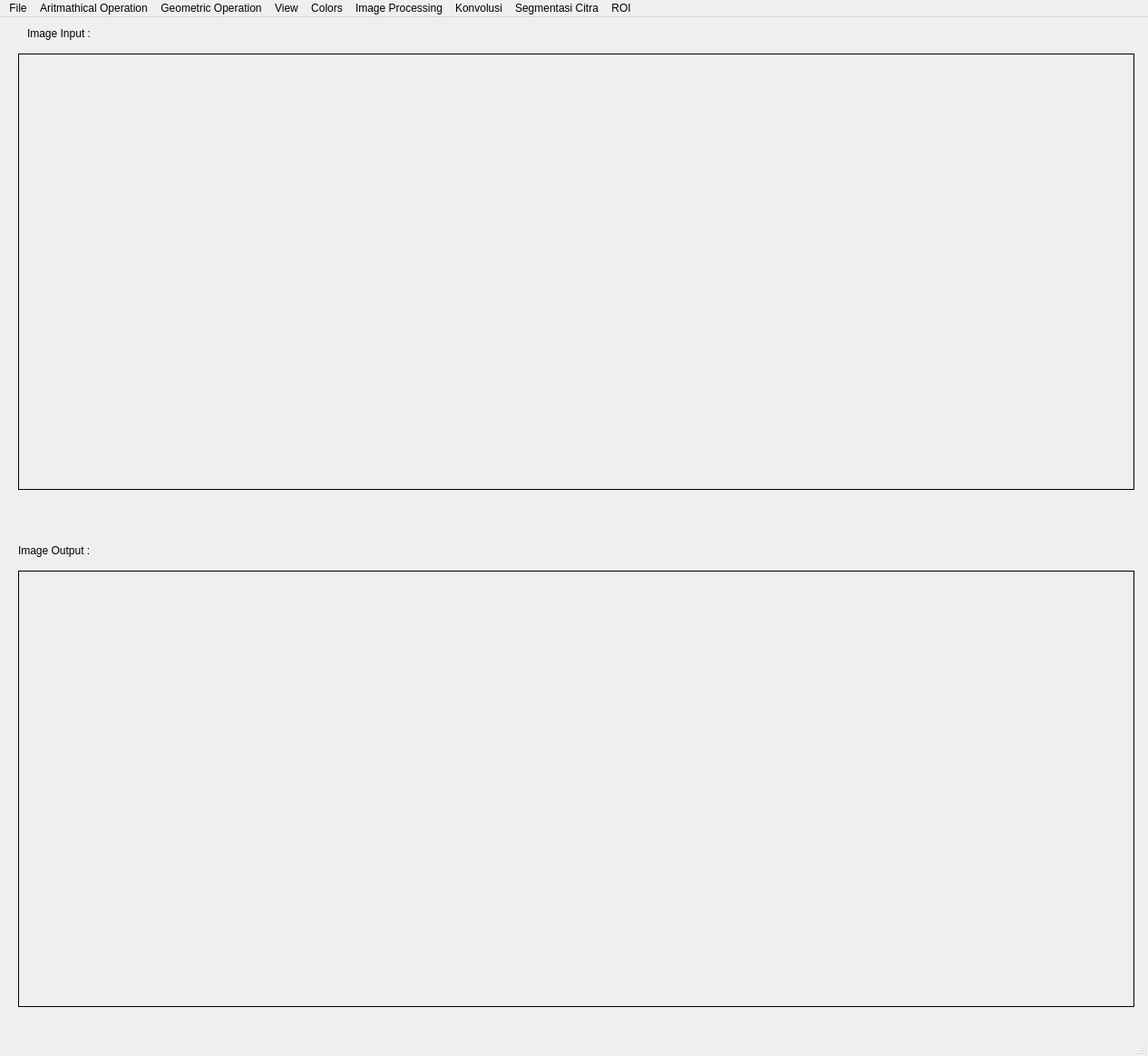
<?xml version="1.0" encoding="UTF-8"?>
<ui version="4.0">
 <class>WijangNabil</class>
 <widget class="QMainWindow" name="WijangNabil">
  <property name="geometry">
   <rect>
    <x>0</x>
    <y>0</y>
    <width>1266</width>
    <height>1164</height>
   </rect>
  </property>
  <property name="cursor">
   <cursorShape>ArrowCursor</cursorShape>
  </property>
  <property name="mouseTracking">
   <bool>false</bool>
  </property>
  <property name="windowTitle">
   <string>PCV</string>
  </property>
  <widget class="QWidget" name="centralwidget">
   <widget class="QLabel" name="LbInput">
    <property name="geometry">
     <rect>
      <x>20</x>
      <y>40</y>
      <width>1231</width>
      <height>481</height>
     </rect>
    </property>
    <property name="frameShape">
     <enum>QFrame::Box</enum>
    </property>
    <property name="text">
     <string/>
    </property>
   </widget>
   <widget class="QLabel" name="LbOutput">
    <property name="geometry">
     <rect>
      <x>20</x>
      <y>610</y>
      <width>1231</width>
      <height>481</height>
     </rect>
    </property>
    <property name="frameShape">
     <enum>QFrame::Box</enum>
    </property>
    <property name="text">
     <string/>
    </property>
   </widget>
   <widget class="QLabel" name="label_3">
    <property name="geometry">
     <rect>
      <x>30</x>
      <y>10</y>
      <width>211</width>
      <height>16</height>
     </rect>
    </property>
    <property name="text">
     <string>Image Input :</string>
    </property>
   </widget>
   <widget class="QLabel" name="label_4">
    <property name="geometry">
     <rect>
      <x>20</x>
      <y>580</y>
      <width>211</width>
      <height>16</height>
     </rect>
    </property>
    <property name="text">
     <string>Image Output :</string>
    </property>
   </widget>
  </widget>
  <widget class="QMenuBar" name="menubar">
   <property name="geometry">
    <rect>
     <x>0</x>
     <y>0</y>
     <width>1266</width>
     <height>26</height>
    </rect>
   </property>
   <widget class="QMenu" name="menuFile">
    <property name="title">
     <string>File</string>
    </property>
    <addaction name="actionOpen"/>
    <addaction name="actionSave_As"/>
    <addaction name="separator"/>
    <addaction name="actionExit"/>
   </widget>
   <widget class="QMenu" name="menuAritmathical_Operation">
    <property name="title">
     <string>Aritmathical Operation</string>
    </property>
    <addaction name="actionPenjumlahan"/>
    <addaction name="actionPengurangan"/>
    <addaction name="actionPerkalian"/>
    <addaction name="actionPembagian"/>
    <addaction name="actionAND"/>
    <addaction name="actionOR"/>
    <addaction name="actionNOT"/>
   </widget>
   <widget class="QMenu" name="menuGeometric_Operation">
    <property name="title">
     <string>Geometric Operation</string>
    </property>
    <widget class="QMenu" name="menuFlip">
     <property name="title">
      <string>Flip</string>
     </property>
     <addaction name="actionHorizontal"/>
     <addaction name="actionVertical"/>
    </widget>
    <addaction name="actionScaling_Uniform"/>
    <addaction name="actionScaling_Non_Uniform"/>
    <addaction name="actionCroping"/>
    <addaction name="menuFlip"/>
    <addaction name="actionTranslasi"/>
    <addaction name="actionRotation"/>
   </widget>
   <widget class="QMenu" name="menuView">
    <property name="title">
     <string>View</string>
    </property>
    <addaction name="actionHistogram_Input"/>
    <addaction name="actionHistogram_Output"/>
    <addaction name="actionHistogram_Output_2"/>
   </widget>
   <widget class="QMenu" name="menuColors">
    <property name="title">
     <string>Colors</string>
    </property>
    <widget class="QMenu" name="menuRGB_to_Grayscale">
     <property name="title">
      <string>RGB to Grayscale</string>
     </property>
     <addaction name="actionAverage"/>
     <addaction name="actionLightness"/>
     <addaction name="actionLuminance"/>
    </widget>
    <widget class="QMenu" name="menuBit_Depth">
     <property name="title">
      <string>Bit Depth</string>
     </property>
     <addaction name="action1_Bit"/>
     <addaction name="action2_Bit"/>
     <addaction name="action3_Bit"/>
     <addaction name="action4_Bit"/>
     <addaction name="action5_Bit"/>
     <addaction name="action6_Bit"/>
     <addaction name="action7_Bit"/>
     <addaction name="action8_Bit"/>
    </widget>
    <addaction name="menuRGB_to_Grayscale"/>
    <addaction name="actionBrightness"/>
    <addaction name="actionContrast"/>
    <addaction name="actionInvers"/>
    <addaction name="menuBit_Depth"/>
   </widget>
   <widget class="QMenu" name="menuImage_Processing">
    <property name="title">
     <string>Image Processing</string>
    </property>
    <addaction name="actionHistogram_Equalization"/>
    <addaction name="actionFuzzy_HE"/>
    <addaction name="actionFuzzy_HE_Grayscale"/>
   </widget>
   <widget class="QMenu" name="menuKonvolusi">
    <property name="title">
     <string>Konvolusi</string>
    </property>
   </widget>
   <widget class="QMenu" name="menuSegmentasi_Citra">
    <property name="title">
     <string>Segmentasi Citra</string>
    </property>
   </widget>
   <widget class="QMenu" name="menuROI">
    <property name="title">
     <string>ROI</string>
    </property>
   </widget>
   <addaction name="menuFile"/>
   <addaction name="menuAritmathical_Operation"/>
   <addaction name="menuGeometric_Operation"/>
   <addaction name="menuView"/>
   <addaction name="menuColors"/>
   <addaction name="menuImage_Processing"/>
   <addaction name="menuKonvolusi"/>
   <addaction name="menuSegmentasi_Citra"/>
   <addaction name="menuROI"/>
  </widget>
  <widget class="QStatusBar" name="statusbar"/>
  <action name="actionOpen">
   <property name="text">
    <string>Open</string>
   </property>
  </action>
  <action name="actionSave_As">
   <property name="text">
    <string>Save As</string>
   </property>
  </action>
  <action name="actionExit">
   <property name="text">
    <string>Exit</string>
   </property>
  </action>
  <action name="actionPenjumlahan">
   <property name="text">
    <string>Penjumlahan</string>
   </property>
  </action>
  <action name="actionPengurangan">
   <property name="text">
    <string>Pengurangan</string>
   </property>
  </action>
  <action name="actionPerkalian">
   <property name="text">
    <string>Perkalian</string>
   </property>
  </action>
  <action name="actionPembagian">
   <property name="text">
    <string>Pembagian</string>
   </property>
  </action>
  <action name="actionAND">
   <property name="text">
    <string>AND</string>
   </property>
  </action>
  <action name="actionOR">
   <property name="text">
    <string>OR</string>
   </property>
  </action>
  <action name="actionNOT">
   <property name="text">
    <string>NOT</string>
   </property>
  </action>
  <action name="actionScaling_Uniform">
   <property name="text">
    <string>Scaling Uniform</string>
   </property>
  </action>
  <action name="actionScaling_Non_Uniform">
   <property name="text">
    <string>Scaling Non-Uniform</string>
   </property>
  </action>
  <action name="actionCroping">
   <property name="text">
    <string>Croping</string>
   </property>
  </action>
  <action name="actionHorizontal">
   <property name="text">
    <string>Horizontal</string>
   </property>
  </action>
  <action name="actionVertical">
   <property name="text">
    <string>Vertical</string>
   </property>
  </action>
  <action name="actionTranslasi">
   <property name="text">
    <string>Translasi</string>
   </property>
  </action>
  <action name="actionRotation">
   <property name="text">
    <string>Rotation</string>
   </property>
  </action>
  <action name="actionHistogram_Input">
   <property name="text">
    <string>Histogram Input</string>
   </property>
  </action>
  <action name="actionHistogram_Output">
   <property name="text">
    <string>Histogram Output</string>
   </property>
  </action>
  <action name="actionHistogram_Output_2">
   <property name="text">
    <string>Histogram Output</string>
   </property>
  </action>
  <action name="actionAverage">
   <property name="text">
    <string>Average</string>
   </property>
  </action>
  <action name="actionLightness">
   <property name="text">
    <string>Lightness</string>
   </property>
  </action>
  <action name="actionLuminance">
   <property name="text">
    <string>Luminance</string>
   </property>
  </action>
  <action name="actionBrightness">
   <property name="text">
    <string>Brightness</string>
   </property>
  </action>
  <action name="actionContrast">
   <property name="text">
    <string>Contrast</string>
   </property>
  </action>
  <action name="actionInvers">
   <property name="text">
    <string>Invers</string>
   </property>
  </action>
  <action name="action1_Bit">
   <property name="text">
    <string>1 Bit</string>
   </property>
  </action>
  <action name="action2_Bit">
   <property name="text">
    <string>2 Bit</string>
   </property>
  </action>
  <action name="action3_Bit">
   <property name="text">
    <string>3 Bit</string>
   </property>
  </action>
  <action name="action4_Bit">
   <property name="text">
    <string>4 Bit</string>
   </property>
  </action>
  <action name="action5_Bit">
   <property name="text">
    <string>5 Bit</string>
   </property>
  </action>
  <action name="action6_Bit">
   <property name="text">
    <string>6 Bit</string>
   </property>
  </action>
  <action name="action7_Bit">
   <property name="text">
    <string>7 Bit</string>
   </property>
  </action>
  <action name="action8_Bit">
   <property name="text">
    <string>8 Bit</string>
   </property>
  </action>
  <action name="actionHistogram_Equalization">
   <property name="text">
    <string>Histogram Equalization</string>
   </property>
  </action>
  <action name="actionFuzzy_HE">
   <property name="text">
    <string>Fuzzy HE RGB</string>
   </property>
  </action>
  <action name="actionFuzzy_HE_Grayscale">
   <property name="text">
    <string>Fuzzy HE Grayscale</string>
   </property>
  </action>
 </widget>
 <resources/>
 <connections/>
</ui>
